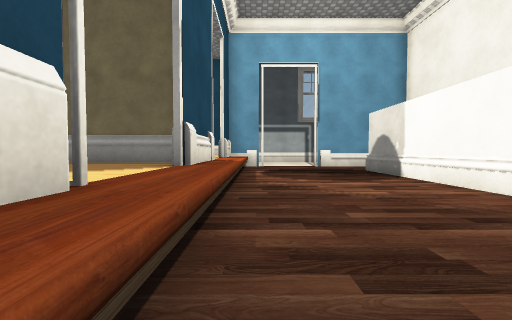
View 1 (above)

14 first-person views from a walk through a scene from a Unity 3-D project. The camera is 0.68 m above the floor, tilts 2° down and sees 90° across. Doors are open. The floor is counted in squares, 1 m on a side. Each view is taken from the middle of a square. On the plan, view 1 faces up. The plan holds only what a view shows up to about 9 squares ahead; the rest is blank. The place goes on beyond the plan. The player is left out. Some surface patterns are stand-ins.

View 2
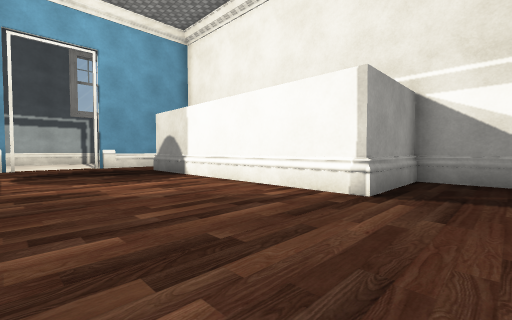

View 3
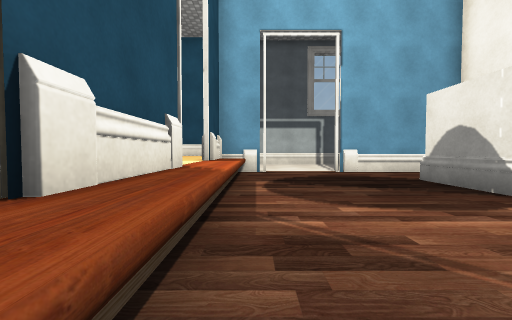

View 4
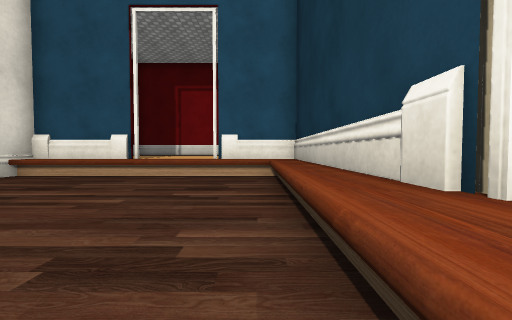

View 5
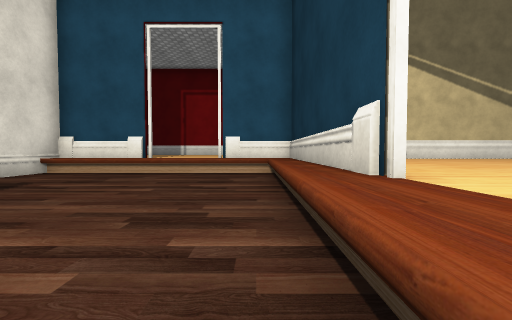

View 6
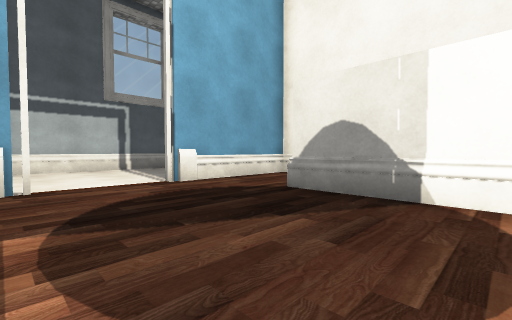

View 7
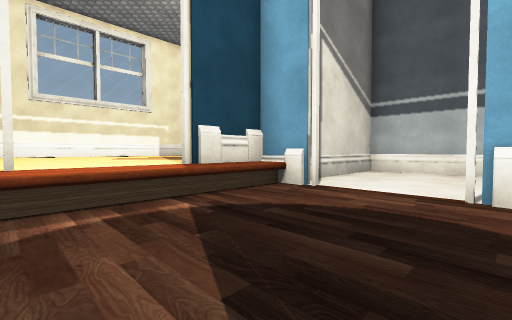

View 8
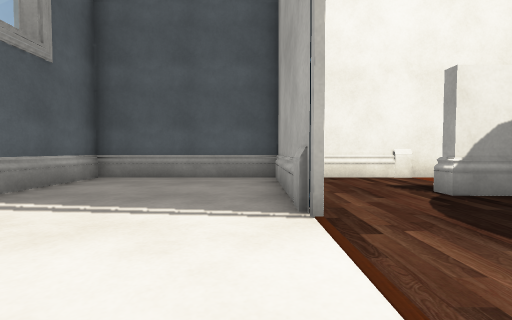

View 9
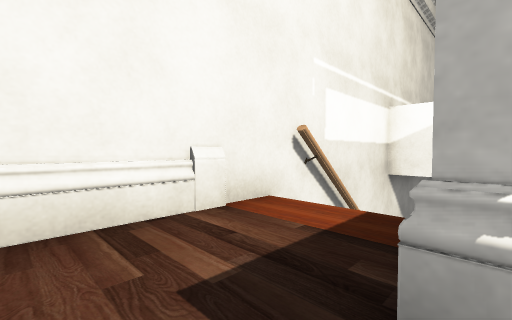

View 10
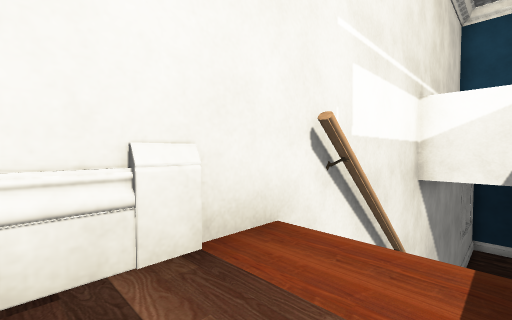

View 11
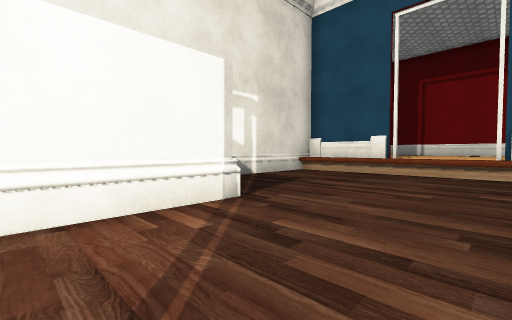

View 12
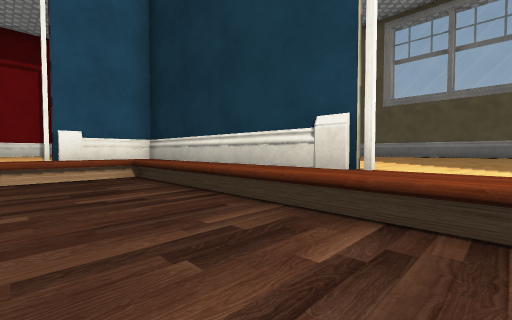

View 13
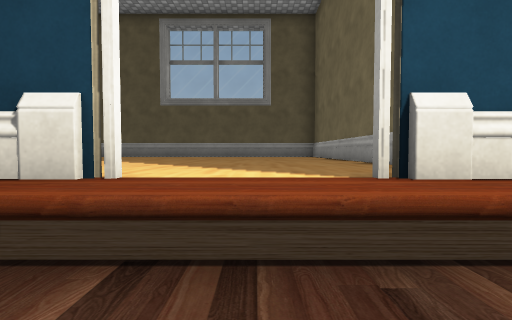

View 14
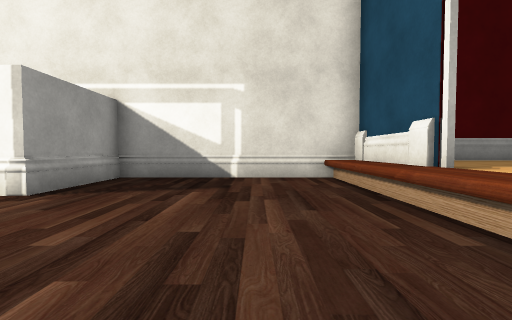

### Floor plan
Key: @ floor where view 1 was taken; # wall or solid block; . floor; D open door; ^ raised ledge; v drop or lower ground; O other object.
Columns run from 3 left of view 1 to 7 right of it. Each row starts with its distance up from view 1.
 16   ###     #
 15   #       #
 14   #       #
 13   #       #
 12  ^#.DD    #
 11  ^#DDD#####
 10 ^^#.....  #
  9 ^^DDDD.#. #
  8 ^^D....#..#
  7 ^^D....#vv#
  6   #....# vO
  5 ^^#....# v#
  4 ^^D....# v#
  3 ^^D....#  #
  2 ^^D....####
  1 ^^#.      #
  0 ^^#@      #
 -1 ^ #.      #
 -2 ^ #.      #
 -3   #.      #
 -4   ^^^^^^^^#
 -5   ^^DDD^^^#
 -6     ^^^^^

Positions as (right, up) in squares from view 1, and headings:
1: (0, 0), facing up
2: (0, 0), facing up-right
3: (0, 3), facing up
4: (0, 3), facing down
5: (0, 4), facing down
6: (0, 6), facing up-right
7: (3, 7), facing up-left
8: (0, 12), facing right
9: (4, 10), facing down-right
10: (5, 9), facing down-right
11: (1, 4), facing down-right
12: (2, 3), facing down-left
13: (1, 3), facing left
14: (0, -2), facing right
